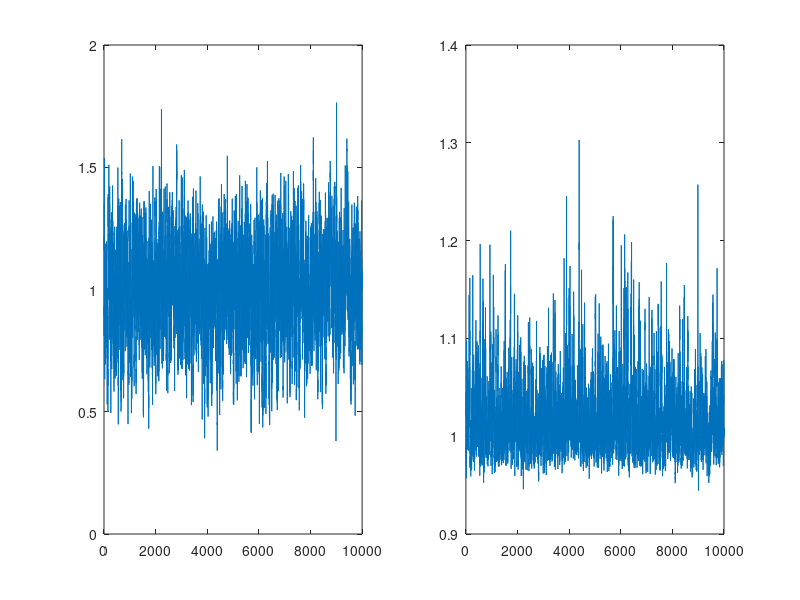

Write MATLAB code to recreate this figure.
% Course: Bayesian Techniques in Macroeconomics (2026-2027)
% Instructor: Gauthier Vermandel
% Institution: Universite Paris-Dauphine PSL
%
% Local additive-Gaussian illustration with a certainty-equivalent rate.
% The Gaussian law permits non-positive endowment, so the exact inverse-
% consumption expectation is not an ordinary finite expectation.
% This guard stops an inadmissible draw. It never clips or redraws shocks,
% and a successful finite sample does not make the Gaussian economy global.
% Preserve the existing 10,000-period illustration. The exercise uses 400.
T=10000;
e = .1*[0;randn(T,1)];
rho = .85;
beta=.99;

y=zeros(size(e));
r=zeros(size(e));
y(1) = 1;
r(1) = 1/beta;
for t = 2:(T+1)
	y(t) = 1-rho+rho*y(t-1) + e(t);
	assert(isfinite(y(t)) && y(t)>0, 'BTM:NonPositiveEndowment', ...
		'Local Gaussian illustration stopped at a non-positive or non-finite endowment.');
	r(t) = (1-rho+rho*y(t))/(beta*y(t));
end

figure;
subplot(1,2,1)
plot(1:T,y(2:end)')
subplot(1,2,2)
plot(1:T,r(2:end)')
